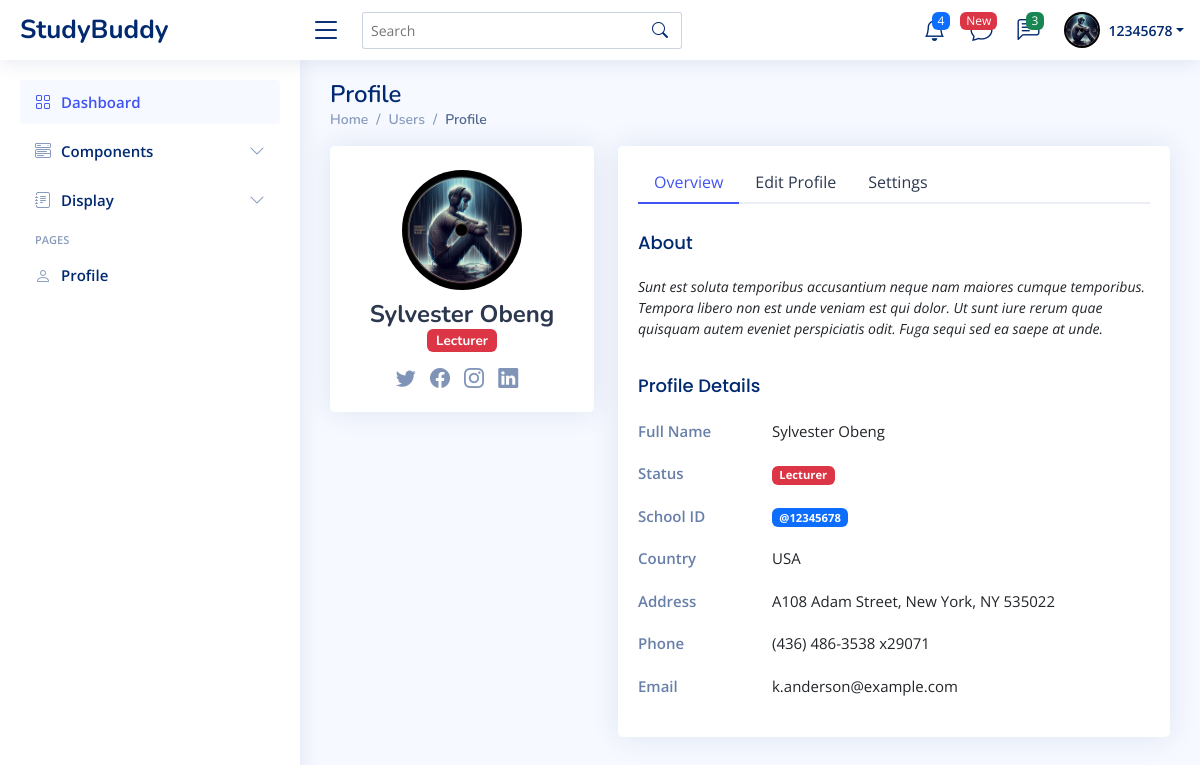
Screenshot of /auth/user-profile/12345678 (signed in) with the database file from the repository.
### accounts/models.py (models this page shows, shortened)
class User(AbstractUser):
    school_id = models.CharField(max_length=255, unique=True)
    full_name = models.CharField(max_length=200, null=True)
    username = models.CharField(max_length=200, null=True, unique=True)
    email = models.EmailField(unique=True, null=True)
    bio = models.TextField(null=True)
    department = models.ForeignKey('Department', on_delete=models.SET_NULL, null=True)
    gender = models.CharField(max_length=200, choices=GENDER)
    account_type = models.CharField(max_length=255, choices=ACCOUNT_TYPE, null=True)
    USERNAME_FIELD = 'school_id'
    REQUIRED_FIELDS = ['username']

class Profile(models.Model):
    pid = models.URLField(default=uuid4, unique=True, editable=False)
    account_type = models.CharField(max_length=255,choices=ACCOUNT_TYPE, null=True)
    user = models.OneToOneField(User, on_delete=models.CASCADE)
    school_id = models.CharField(max_length=255, null=True)
    full_name = models.CharField(max_length=200, null=True)
    gender = models.CharField(max_length=200, choices=GENDER)
    level = models.CharField(max_length=200, choices=LEVEL)
    password = models.CharField(max_length=255, null=True)
    avatar = models.FileField(upload_to=avatar_path, default='default.png', null=True, blank=True)

### accounts/views.py (the view)
# urls.py: path('user-profile/<str:pk>', views.user_profile, name="user_profile"),
def user_profile(request, pk):
    profile = User.objects.get(school_id=pk)
    user = User.objects.all()
    context = {
        'profile':profile,
        'user':user
    }
    return render(request, 'accounts/user_profile.html', context)

### templates/accounts/user_profile.html (shortened to what this page needs)
{% extends "base/base.html" %}
{% load widget_tweaks %}
{% block content %}
    {% include "base/header.html" %}
    {% include "base/sidebar.html" %}
    <main id="main" class="main">
        <div class="pagetitle">
        <h1>Profile</h1>
        <nav>
            <ol class="breadcrumb">
            <li class="breadcrumb-item"><a href="index.html">Home</a></li>
            <li class="breadcrumb-item">Users</li>
            <li class="breadcrumb-item active">Profile</li>
            </ol>
        </nav>
        </div>
        <section class="section profile">
        <div class="row">
            <div class="col-xl-4">
            <div class="card">
                <div class="card-body profile-card pt-4 d-flex flex-column align-items-center">
                <img src="{{request.user.profile.avatar.url}}" alt="Profile" class="rounded-circle">
                <h2>{{request.user.profile.full_name}}</h2>
                <h3>
                    {% if request.user.profile.account_type == "Lecturer" %}
                        <span class="badge bg-danger">{{request.user.profile.account_type}}</span>
                    {% elif request.user.profile.account_type == "Student" %}
                        <span class="badge bg-success">{{request.user.profile.account_type}}</span>
                    {% else %}
                        Account Type Not Found
                    {% endif %}
                </h3>
                <div class="social-links mt-2">
                    <a href="#" class="twitter"><i class="bi bi-twitter"></i></a>
                    <a href="#" class="facebook"><i class="bi bi-facebook"></i></a>
                    <a href="#" class="instagram"><i class="bi bi-instagram"></i></a>
                    <a href="#" class="linkedin"><i class="bi bi-linkedin"></i></a>
                </div>
                </div>
            </div>
            </div>
            <div class="col-xl-8">
            <div class="card">
                <div class="card-body pt-3">
                <ul class="nav nav-tabs nav-tabs-bordered">
                    <li class="nav-item">
                    <button class="nav-link active" data-bs-toggle="tab" data-bs-target="#profile-overview">Overview</button>
                    </li>
                    <li class="nav-item">
                    <button class="nav-link" data-bs-toggle="tab" data-bs-target="#profile-edit">Edit Profile</button>
                    </li>
                    <li class="nav-item">
                    <button class="nav-link" data-bs-toggle="tab" data-bs-target="#profile-settings">Settings</button>
                    </li>
                </ul>
                <div class="tab-content pt-2">
                    <div class="tab-pane fade show active profile-overview" id="profile-overview">
                    <h5 class="card-title">About</h5>
                    <p class="small fst-italic">Sunt est soluta temporibus accusantium neque nam maiores cumque temporibus. Tempora libero non est unde veniam est qui dolor. Ut sunt iure rerum quae quisquam autem eveniet perspiciatis odit. Fuga sequi sed ea saepe at unde.</p>
                    <h5 class="card-title">Profile Details</h5>
                    <div class="row">
                        <div class="col-lg-3 col-md-4 label ">Full Name </div>
                        <div class="col-lg-9 col-md-8">{{ request.user.profile.full_name }}</div>
                    </div>
                    <div class="row">
                        <div class="col-lg-3 col-md-4 label">Status</div>
                        <div class="col-lg-9 col-md-8">
                            {% if request.user.profile.account_type == "Lecturer" %}
                                <span class="badge bg-danger">{{request.user.profile.account_type}}</span>
                            {% elif request.user.profile.account_type == "Student" %}
                                <span class="badge bg-success">{{request.user.profile.account_type}}</span>
                            {% else %}
                                Account Type Not Found
                            {% endif %}
                        </div>
                    </div>
                    <div class="row">
                        <div class="col-lg-3 col-md-4 label">School ID</div>
                        <div class="col-lg-9 col-md-8">
                            <a class="badge bg-primary" href="#">@{{request.user.profile.school_id}}</a>
                        </div>
                    </div>
                    <div class="row">
                        <div class="col-lg-3 col-md-4 label">Country</div>
                        <div class="col-lg-9 col-md-8">USA</div>
                    </div>
                    <div class="row">
                        <div class="col-lg-3 col-md-4 label">Address</div>
                        <div class="col-lg-9 col-md-8">A108 Adam Street, New York, NY 535022</div>
                    </div>
                    <div class="row">
                        <div class="col-lg-3 col-md-4 label">Phone</div>
                        <div class="col-lg-9 col-md-8">(436) 486-3538 x29071</div>
                    </div>
                    <div class="row">
                        <div class="col-lg-3 col-md-4 label">Email</div>
                        <div class="col-lg-9 col-md-8">k.anderson@example.com</div>
                    </div>
                    </div>
                </div>
                </div>
            </div>
            </div>
        </div>
        </section>
    </main>
{% endblock  %}

### templates/base/base.html (shortened to what this page needs)
{% load static %}
<!DOCTYPE html>
<html lang="en">
<head>
    <link href="{% static 'assets/vendor/bootstrap/css/bootstrap.min.css' %}" rel="stylesheet">
    <link href="{% static 'assets/vendor/bootstrap-icons/bootstrap-icons.css' %}" rel="stylesheet">
    <link href="{% static 'assets/vendor/boxicons/css/boxicons.min.css' %}" rel="stylesheet">
    <link href="{% static 'assets/vendor/quill/quill.snow.css' %}" rel="stylesheet">
    <link href="{% static 'assets/vendor/quill/quill.bubble.css' %}" rel="stylesheet">
    <link href="{% static 'assets/vendor/remixicon/remixicon.css' %}" rel="stylesheet">
    <link href="{% static 'assets/vendor/simple-datatables/style.css' %}" rel="stylesheet">
    <link rel="stylesheet" href="{% static 'assets/css/custome.css' %}">
    <link href="{% static 'assets/css/style.css' %}" rel="stylesheet">
</head>
<body>
    {% block content %}
    {% endblock  %}
    <script src="{% static 'assets/js/main.js' %}"></script></body>
</html>

### templates/base/header.html (shortened to what this page needs)
<header id="header" class="header fixed-top d-flex align-items-center">
    <div class="d-flex align-items-center justify-content-between">
      <a href="{% url "dashboard" %}" class="logo d-flex align-items-center">
        <span class="d-none d-lg-block">StudyBuddy</span>
      </a>
      <i class="bi bi-list toggle-sidebar-btn"></i>
    </div>
    <div class="search-bar">
      <form class="search-form d-flex align-items-center" method="GET" action="{% url 'search' %}">
        <input type="text" name="query" placeholder="Search" data-bs-toggle="tooltip"
        data-bs-placement="bottom"
        title="Enter search keyword">
        <button type="submit" title="Search"><i class="bi bi-search"></i></button>
      </form>
    </div>
    <nav class="header-nav ms-auto">
      <ul class="d-flex align-items-center">
        <li class="nav-item dropdown">
          <a class="nav-link nav-icon" href="#" data-bs-toggle="dropdown">
            <i class="bi bi-bell"></i>
            <span class="badge bg-primary badge-number">4</span>
          </a>
        </li>
        <li class="nav-item">
          <a class="nav-link nav-icon" href="{% url "studdyai" %}"
          data-bs-toggle="tooltip"
          data-bs-placement="bottom"
          title="Studdy Ai">
            <i class="bi bi-chat"></i>
            <span class="badge bg-danger badge-number">
              New
            </span>
          </a>
        </li>
        <li class="nav-item dropdown">
          <a class="nav-link nav-icon" href="#" data-bs-toggle="dropdown">
            <i class="bi bi-chat-left-text"></i>
            <span class="badge bg-success badge-number">3</span>
          </a>
            </li>
          </ul>
        <li class="nav-item dropdown pe-3">
          <a class="nav-link nav-profile d-flex align-items-center pe-0" href="#" data-bs-toggle="dropdown">
            <img src="{{request.user.profile.avatar.url}}" alt="Profile" class="rounded-circle">
            <span class="d-none d-md-block dropdown-toggle ps-2">{{request.user}}</span>
          </a>
        </li>
    </nav>
  </header>

### templates/base/sidebar.html (shortened to what this page needs)
  <aside id="sidebar" class="sidebar">
    <ul class="sidebar-nav" id="sidebar-nav">
      <li class="nav-item"
      data-bs-placement="top"
      data-bs-toggle="tooltip"
      title="Dashboard">
        <a class="nav-link " href="{% url "dashboard" %}">
          <i class="bi bi-grid"></i>
          <span>Dashboard</span>
        </a>
      </li>
      <li class="nav-item">
        <a class="nav-link collapsed" data-bs-target="#components-nav" data-bs-toggle="collapse" href="#">
          <i class="bi bi-menu-button-wide"></i><span>Components</span><i class="bi bi-chevron-down ms-auto"></i>
        </a>
      </li>
      <li class="nav-item">
        <a class="nav-link collapsed" data-bs-target="#forms-nav" data-bs-toggle="collapse" href="#">
          <i class="bi bi-journal-text"></i><span>Display</span><i class="bi bi-chevron-down ms-auto"></i>
        </a>
      </li>
      <li class="nav-heading">Pages</li>
      <li class="nav-item">
        <a class="nav-link collapsed" href="{% url "user_profile" request.user.school_id%}">
          <i class="bi bi-person"></i>
          <span>Profile</span>
        </a>
      </li>
    </ul>
  </aside>

### static/assets/css/custome.css (style rules this page uses)
.card { background: #fff; transition: .5s; border: 0; margin-bottom: 30px; border-radius: .55rem; position: relative; width: 100%; box-shadow: 0 1px 2px 0 rgb(0 0 0 / 10%); }

### static/assets/css/style.css (style rules this page uses)
:root { scroll-behavior: smooth; }
body { font-family: "Open Sans", sans-serif; background: #f6f9ff; color: #444444; }
a { color: #4154f1; text-decoration: none; }
h1, h2, h3, h4, h5, h6 { font-family: "Nunito", sans-serif; }
#main { margin-top: 60px; padding: 20px 30px; transition: all 0.3s; }
.pagetitle { margin-bottom: 10px; }
.pagetitle h1 { font-size: 24px; margin-bottom: 0; font-weight: 600; color: #012970; }
.card { margin-bottom: 30px; border: none; border-radius: 5px; box-shadow: 0px 0 30px rgba(1, 41, 112, 0.1); }
.card-title { padding: 20px 0 15px 0; font-size: 18px; font-weight: 500; color: #012970; font-family: "Poppins", sans-serif; }
.card-body { padding: 0 20px 20px 20px; }
.breadcrumb { font-size: 14px; font-family: "Nunito", sans-serif; color: #899bbd; font-weight: 600; }
.breadcrumb a { color: #899bbd; transition: 0.3s; }
.breadcrumb .breadcrumb-item::before { color: #899bbd; }
.breadcrumb .active { color: #51678f; font-weight: 600; }
.nav-tabs-bordered { border-bottom: 2px solid #ebeef4; }
.nav-tabs-bordered .nav-link { margin-bottom: -2px; border: none; color: #2c384e; }
.nav-tabs-bordered .nav-link.active { background-color: #fff; color: #4154f1; border-bottom: 2px solid #4154f1; }
.logo { line-height: 1; }
@media (min-width: 1200px) { .logo { width: 280px; } }
.logo span { font-size: 26px; font-weight: 700; color: #012970; font-family: "Nunito", sans-serif; }
.header { transition: all 0.5s; z-index: 997; height: 60px; box-shadow: 0px 2px 20px rgba(1, 41, 112, 0.1); background-color: #fff; padding-left: 20px; }
.header .toggle-sidebar-btn { font-size: 32px; padding-left: 10px; cursor: pointer; color: #012970; }
.header .search-bar { min-width: 360px; padding: 0 20px; }
.header .search-form { width: 100%; }
.header .search-form input { border: 0; font-size: 14px; color: #012970; border: 1px solid rgba(1, 41, 112, 0.2); padding: 7px 38px 7px 8px; border-radius: 3px; transition: 0.3s; width: 100%; }
.header .search-form button { border: 0; padding: 0; margin-left: -30px; background: none; }
.header .search-form button i { color: #012970; }
.header-nav ul { list-style: none; }
.header-nav>ul { margin: 0; padding: 0; }
.header-nav .nav-icon { font-size: 22px; color: #012970; margin-right: 25px; position: relative; }
.header-nav .nav-profile { color: #012970; }
.header-nav .nav-profile img { max-height: 36px; }
.header-nav .nav-profile span { font-size: 14px; font-weight: 600; }
.header-nav .badge-number { position: absolute; inset: -2px -5px auto auto; font-weight: normal; font-size: 12px; padding: 3px 6px; }
.sidebar { position: fixed; top: 60px; left: 0; bottom: 0; width: 300px; z-index: 996; transition: all 0.3s; padding: 20px; overflow-y: auto; scrollbar-width: thin; scrollbar-color: #aab7cf transparent; box-shadow: 0px 0px 20px rgba(1, 41, 112, 0.1); background-color: #fff; }
@media (min-width: 1200px) { #main, #footer { margin-left: 300px; } }
.sidebar-nav { padding: 0; margin: 0; list-style: none; }
.sidebar-nav li { padding: 0; margin: 0; list-style: none; }
.sidebar-nav .nav-item { margin-bottom: 5px; }
.sidebar-nav .nav-heading { font-size: 11px; text-transform: uppercase; color: #899bbd; font-weight: 600; margin: 10px 0 5px 15px; }
.sidebar-nav .nav-link { display: flex; align-items: center; font-size: 15px; font-weight: 600; color: #4154f1; transition: 0.3; background: #f6f9ff; padding: 10px 15px; border-radius: 4px; }
.sidebar-nav .nav-link i { font-size: 16px; margin-right: 10px; color: #4154f1; }
.sidebar-nav .nav-link.collapsed { color: #012970; background: #fff; }
.sidebar-nav .nav-link.collapsed i { color: #899bbd; }
.sidebar-nav .nav-link .bi-chevron-down { margin-right: 0; transition: transform 0.2s ease-in-out; }
.profile .profile-card img { max-width: 120px; }
.profile .profile-card h2 { font-size: 24px; font-weight: 700; color: #2c384e; margin: 10px 0 0 0; }
.profile .profile-card h3 { font-size: 18px; }
.profile .profile-card .social-links a { font-size: 20px; display: inline-block; color: rgba(1, 41, 112, 0.5); line-height: 0; margin-right: 10px; transition: 0.3s; }
.profile .profile-overview .row { margin-bottom: 20px; font-size: 15px; }
.profile .profile-overview .card-title { color: #012970; }
.profile .profile-overview .label { font-weight: 600; color: rgba(1, 41, 112, 0.6); }

### rows the page displays
User: user.profile.avatar (picture), user "12345678", user.profile.full_name "Sylvester Obeng", user.profile.account_type "Lecturer", user.profile.school_id "12345678"
